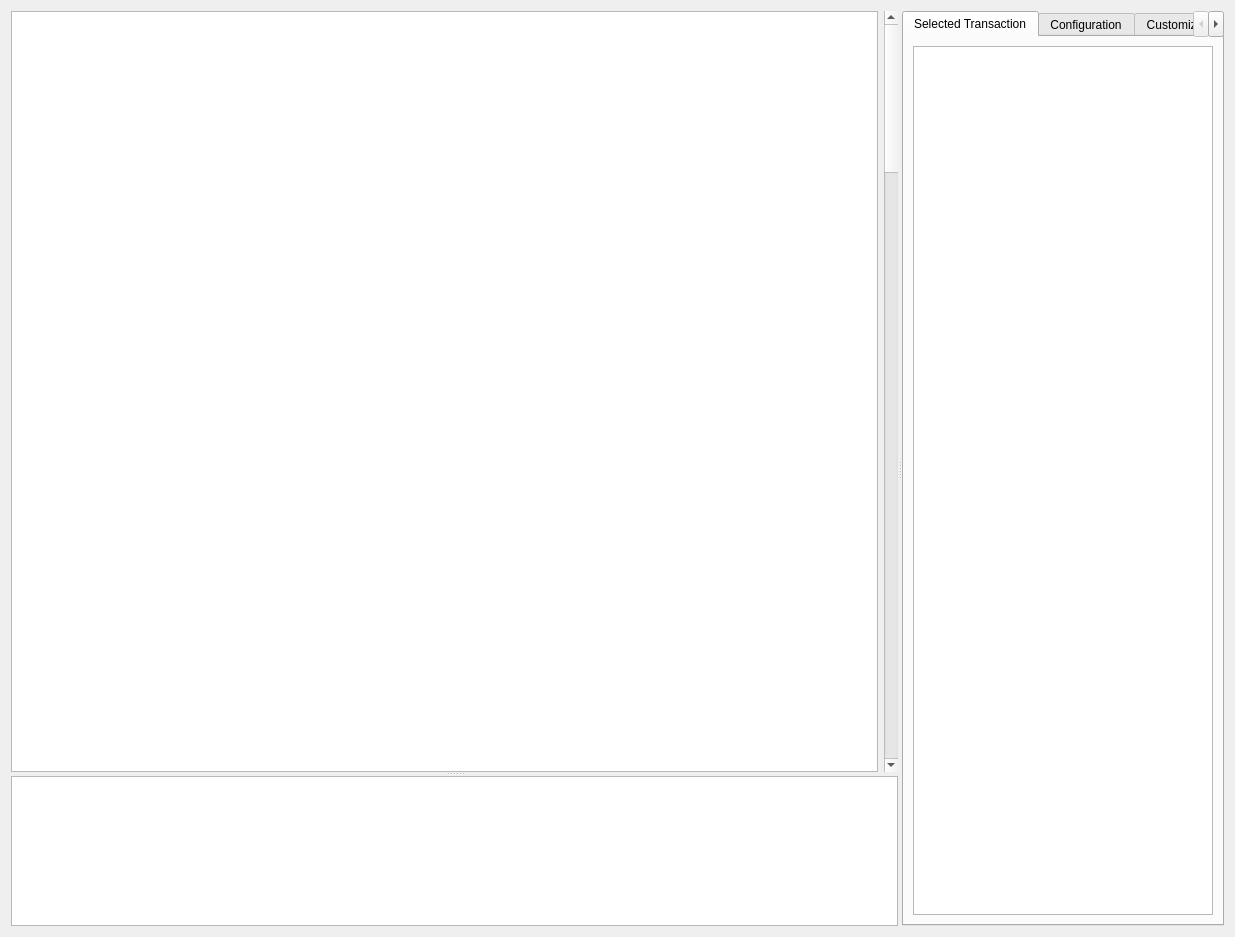
<?xml version="1.0" encoding="UTF-8"?>
<ui version="4.0">
 <class>TraceFileTab</class>
 <widget class="QWidget" name="TraceFileTab">
  <property name="geometry">
   <rect>
    <x>0</x>
    <y>0</y>
    <width>1235</width>
    <height>937</height>
   </rect>
  </property>
  <property name="windowTitle">
   <string>Form</string>
  </property>
  <layout class="QGridLayout" name="gridLayout">
   <item row="0" column="0">
    <widget class="QSplitter" name="splitter_2">
     <property name="sizePolicy">
      <sizepolicy hsizetype="Preferred" vsizetype="Preferred">
       <horstretch>0</horstretch>
       <verstretch>0</verstretch>
      </sizepolicy>
     </property>
     <property name="baseSize">
      <size>
       <width>1000</width>
       <height>0</height>
      </size>
     </property>
     <property name="orientation">
      <enum>Qt::Orientation::Horizontal</enum>
     </property>
     <widget class="QSplitter" name="splitter">
      <property name="sizePolicy">
       <sizepolicy hsizetype="Preferred" vsizetype="Expanding">
        <horstretch>1</horstretch>
        <verstretch>0</verstretch>
       </sizepolicy>
      </property>
      <property name="orientation">
       <enum>Qt::Orientation::Vertical</enum>
      </property>
      <widget class="QWidget" name="traceplotContainer" native="true">
       <property name="sizePolicy">
        <sizepolicy hsizetype="Preferred" vsizetype="Expanding">
         <horstretch>0</horstretch>
         <verstretch>250</verstretch>
        </sizepolicy>
       </property>
       <layout class="QHBoxLayout" name="horizontalLayout_3">
        <item>
         <widget class="TracePlot" name="traceplot">
          <property name="sizePolicy">
           <sizepolicy hsizetype="Preferred" vsizetype="Preferred">
            <horstretch>0</horstretch>
            <verstretch>0</verstretch>
           </sizepolicy>
          </property>
          <property name="minimumSize">
           <size>
            <width>0</width>
            <height>0</height>
           </size>
          </property>
          <property name="focusPolicy">
           <enum>Qt::FocusPolicy::StrongFocus</enum>
          </property>
         </widget>
        </item>
        <item>
         <widget class="QScrollBar" name="traceplotScrollbar">
          <property name="enabled">
           <bool>true</bool>
          </property>
          <property name="pageStep">
           <number>25</number>
          </property>
          <property name="orientation">
           <enum>Qt::Orientation::Vertical</enum>
          </property>
          <property name="invertedAppearance">
           <bool>false</bool>
          </property>
          <property name="invertedControls">
           <bool>true</bool>
          </property>
         </widget>
        </item>
       </layout>
      </widget>
      <widget class="TraceScroller" name="traceScroller">
       <property name="sizePolicy">
        <sizepolicy hsizetype="Expanding" vsizetype="Minimum">
         <horstretch>0</horstretch>
         <verstretch>1</verstretch>
        </sizepolicy>
       </property>
       <property name="minimumSize">
        <size>
         <width>0</width>
         <height>150</height>
        </size>
       </property>
      </widget>
     </widget>
     <widget class="QTabWidget" name="tabWidget">
      <property name="sizePolicy">
       <sizepolicy hsizetype="Preferred" vsizetype="Preferred">
        <horstretch>0</horstretch>
        <verstretch>0</verstretch>
       </sizepolicy>
      </property>
      <property name="minimumSize">
       <size>
        <width>0</width>
        <height>500</height>
       </size>
      </property>
      <property name="currentIndex">
       <number>0</number>
      </property>
      <widget class="QWidget" name="tabSelectedTrans">
       <attribute name="title">
        <string>Selected Transaction</string>
       </attribute>
       <layout class="QGridLayout" name="gridLayout_2">
        <item row="0" column="0">
         <widget class="SelectedTransactionTreeWidget" name="selectedTransactionTree">
          <property name="sizePolicy">
           <sizepolicy hsizetype="Expanding" vsizetype="Expanding">
            <horstretch>3</horstretch>
            <verstretch>3</verstretch>
           </sizepolicy>
          </property>
          <property name="minimumSize">
           <size>
            <width>300</width>
            <height>0</height>
           </size>
          </property>
          <property name="maximumSize">
           <size>
            <width>16777215</width>
            <height>16777215</height>
           </size>
          </property>
          <property name="itemsExpandable">
           <bool>true</bool>
          </property>
          <property name="sortingEnabled">
           <bool>false</bool>
          </property>
          <property name="animated">
           <bool>false</bool>
          </property>
          <property name="columnCount">
           <number>0</number>
          </property>
          <attribute name="headerStretchLastSection">
           <bool>true</bool>
          </attribute>
         </widget>
        </item>
       </layout>
      </widget>
      <widget class="QWidget" name="tabSimConfig">
       <attribute name="title">
        <string>Configuration</string>
       </attribute>
       <layout class="QVBoxLayout" name="verticalLayout">
        <item>
         <widget class="QTableView" name="mcConfigView">
          <property name="selectionMode">
           <enum>QAbstractItemView::SelectionMode::SingleSelection</enum>
          </property>
          <property name="selectionBehavior">
           <enum>QAbstractItemView::SelectionBehavior::SelectRows</enum>
          </property>
          <property name="showGrid">
           <bool>true</bool>
          </property>
          <attribute name="horizontalHeaderStretchLastSection">
           <bool>true</bool>
          </attribute>
          <attribute name="verticalHeaderVisible">
           <bool>false</bool>
          </attribute>
         </widget>
        </item>
        <item>
         <widget class="QTreeView" name="memSpecView">
          <property name="uniformRowHeights">
           <bool>true</bool>
          </property>
         </widget>
        </item>
       </layout>
      </widget>
      <widget class="QWidget" name="tabCustomizePlot">
       <attribute name="title">
        <string>Customize Plot</string>
       </attribute>
       <layout class="QVBoxLayout" name="verticalLayout_2">
        <item>
         <widget class="QLabel" name="customizePlotDescription">
          <property name="text">
           <string>&lt;html&gt;&lt;head/&gt;&lt;body&gt;&lt;p&gt;To customize the displayed rows double click or drag and drop items from the upper list to the lower list.&lt;/p&gt;&lt;/body&gt;&lt;/html&gt;</string>
          </property>
          <property name="scaledContents">
           <bool>false</bool>
          </property>
          <property name="alignment">
           <set>Qt::AlignmentFlag::AlignCenter</set>
          </property>
          <property name="wordWrap">
           <bool>true</bool>
          </property>
         </widget>
        </item>
        <item>
         <widget class="QTreeView" name="availableTreeView">
          <property name="showDropIndicator" stdset="0">
           <bool>false</bool>
          </property>
          <property name="dragEnabled">
           <bool>true</bool>
          </property>
          <property name="dragDropMode">
           <enum>QAbstractItemView::DragDropMode::DragOnly</enum>
          </property>
          <property name="selectionMode">
           <enum>QAbstractItemView::SelectionMode::ExtendedSelection</enum>
          </property>
          <property name="expandsOnDoubleClick">
           <bool>false</bool>
          </property>
         </widget>
        </item>
        <item>
         <widget class="QTreeView" name="selectedTreeView">
          <property name="acceptDrops">
           <bool>true</bool>
          </property>
          <property name="dragEnabled">
           <bool>true</bool>
          </property>
          <property name="dragDropMode">
           <enum>QAbstractItemView::DragDropMode::DragDrop</enum>
          </property>
          <property name="defaultDropAction">
           <enum>Qt::DropAction::MoveAction</enum>
          </property>
          <property name="selectionMode">
           <enum>QAbstractItemView::SelectionMode::ExtendedSelection</enum>
          </property>
          <property name="expandsOnDoubleClick">
           <bool>false</bool>
          </property>
         </widget>
        </item>
       </layout>
      </widget>
      <widget class="QWidget" name="tabComments">
       <attribute name="title">
        <string>Comments</string>
       </attribute>
       <layout class="QGridLayout" name="gridLayout_5">
        <item row="0" column="0">
         <widget class="QTableView" name="commentView">
          <property name="editTriggers">
           <set>QAbstractItemView::EditTrigger::DoubleClicked|QAbstractItemView::EditTrigger::EditKeyPressed</set>
          </property>
          <property name="alternatingRowColors">
           <bool>true</bool>
          </property>
          <property name="selectionBehavior">
           <enum>QAbstractItemView::SelectionBehavior::SelectRows</enum>
          </property>
          <property name="gridStyle">
           <enum>Qt::PenStyle::NoPen</enum>
          </property>
          <attribute name="horizontalHeaderStretchLastSection">
           <bool>true</bool>
          </attribute>
          <attribute name="verticalHeaderVisible">
           <bool>false</bool>
          </attribute>
         </widget>
        </item>
       </layout>
      </widget>
      <widget class="QWidget" name="tabLatencyAnalysis">
       <property name="sizePolicy">
        <sizepolicy hsizetype="Ignored" vsizetype="Ignored">
         <horstretch>0</horstretch>
         <verstretch>0</verstretch>
        </sizepolicy>
       </property>
       <attribute name="title">
        <string>Latency Analysis</string>
       </attribute>
       <layout class="QGridLayout" name="gridLayout_3">
        <item row="0" column="0">
         <layout class="QVBoxLayout" name="latencyLayout">
          <item>
           <widget class="QPushButton" name="startLatencyAnalysis">
            <property name="text">
             <string>Start Analysis</string>
            </property>
           </widget>
          </item>
          <item>
           <widget class="QProgressBar" name="latencyAnalysisProgressBar">
            <property name="value">
             <number>0</number>
            </property>
           </widget>
          </item>
          <item>
           <widget class="QwtPlot" name="latencyPlot">
            <property name="maximumSize">
             <size>
              <width>16777215</width>
              <height>200</height>
             </size>
            </property>
           </widget>
          </item>
          <item>
           <widget class="QTreeView" name="latencyTreeView">
            <property name="editTriggers">
             <set>QAbstractItemView::EditTrigger::NoEditTriggers</set>
            </property>
           </widget>
          </item>
         </layout>
        </item>
       </layout>
      </widget>
      <widget class="QWidget" name="tabPowerAnalysis">
       <property name="enabled">
        <bool>true</bool>
       </property>
       <property name="sizePolicy">
        <sizepolicy hsizetype="Ignored" vsizetype="Ignored">
         <horstretch>0</horstretch>
         <verstretch>0</verstretch>
        </sizepolicy>
       </property>
       <property name="minimumSize">
        <size>
         <width>0</width>
         <height>0</height>
        </size>
       </property>
       <property name="accessibleName">
        <string/>
       </property>
       <attribute name="title">
        <string>Power and Bandwidth Analysis</string>
       </attribute>
       <layout class="QGridLayout" name="gridLayout_4">
        <item row="2" column="0">
         <layout class="QVBoxLayout" name="powerLayout">
          <item>
           <widget class="QPushButton" name="startPowerAnalysis">
            <property name="text">
             <string>Start Analysis</string>
            </property>
           </widget>
          </item>
          <item>
           <widget class="QGroupBox" name="powerBox">
            <property name="title">
             <string>Power:</string>
            </property>
            <layout class="QVBoxLayout" name="verticalLayout_6">
             <item>
              <widget class="QwtPlot" name="powerPlot"/>
             </item>
            </layout>
           </widget>
          </item>
          <item>
           <widget class="QGroupBox" name="bandwidthBox">
            <property name="title">
             <string>Bandwidth:</string>
            </property>
            <layout class="QVBoxLayout" name="verticalLayout_5">
             <item>
              <widget class="QwtPlot" name="bandwidthPlot"/>
             </item>
            </layout>
           </widget>
          </item>
          <item>
           <widget class="QGroupBox" name="bufferBox">
            <property name="title">
             <string>Buffer Analysis:</string>
            </property>
            <layout class="QVBoxLayout" name="verticalLayout_8">
             <item>
              <widget class="QwtPlot" name="bufferPlot"/>
             </item>
            </layout>
           </widget>
          </item>
         </layout>
        </item>
       </layout>
      </widget>
     </widget>
    </widget>
   </item>
  </layout>
 </widget>
 <customwidgets>
  <customwidget>
   <class>QwtPlot</class>
   <extends>QFrame</extends>
   <header>qwt_plot.h</header>
   <container>1</container>
  </customwidget>
  <customwidget>
   <class>TracePlot</class>
   <extends>QListView</extends>
   <header>presentation/traceplot.h</header>
  </customwidget>
  <customwidget>
   <class>TraceScroller</class>
   <extends>QListView</extends>
   <header>presentation/tracescroller.h</header>
  </customwidget>
  <customwidget>
   <class>SelectedTransactionTreeWidget</class>
   <extends>QTreeWidget</extends>
   <header>presentation/selectedtransactiontreewidget.h</header>
  </customwidget>
 </customwidgets>
 <resources/>
 <connections/>
</ui>
